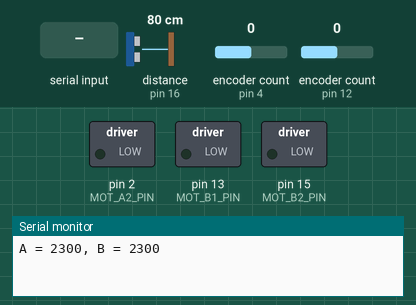
Recording of a sketch running on a simulated Arduino Uno, built with avr-gcc and run on an emulated ATmega328P. Parts: switched loads named in the sketch (green lamp = pin HIGH), the last lines printed to the serial monitor. Wiring (inferred from the names in the program): ultrasonic range finder: trigger pin 3; echo pin 16. Inputs (shaded band) come from the test bench; at power-on: distance to the obstacle (sensor on pin 16) 80 cm, encoder count (sensors on pin 4, pin 12) 0. The echo pulse lasts 58.3 µs per cm; pins used as bus, display or sensor lines are not drawn.

Above: at 1.2 s.
1.3 s: "1" received over Serial
At 10.63 s:
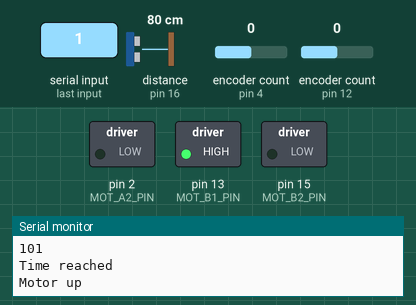
Timing chart, 0 to 12.2 s (numbered marks = the images above; inputs shaded):
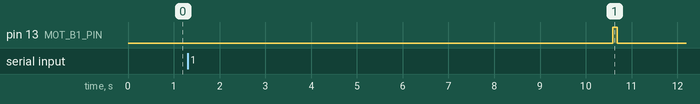

The sketch:

Bench_test_full_setup_v6.ino
```cpp
/*
 *   Works as is. Raises until -1 on encoder, raises until 500
 *   Still have memory error for chip. M+aybe the chip was killed by an encoder on the same transmission port
 *     It sent garbled data to the terminal before failing.
 *     Check this https://github.com/esp8266/Arduino/issues/770
 *     Ran chip for a while and now it is having same issue. Could be encoder position on D0? or lack of additional 5v power?
 *     Caused by trying to call the knobA.read() value too quickly. Added a 5ms delay and works great
 *   D4, GPIO2 also turns on LED when connected to encoder
 *   Error while trying to run ((knobA.read() <= -1) || (millis()-time1>9000))
 *     Could be connection pins for knobA??
 *     Switching to knobB didn't help
 *     Removing knobA.read() didn't help
 *   Got same memory error when only encoders were plugged in (D1-D4 and grounds)
 *     Switched
 *   Board wouldn't start from memory unless D4 was an output and not an input.
 *    Switched motor output for encoder input
*/
#include <Encoder.h>

/*
 NodeMCU V1.0
 Board pin names to IOs
 D0 - GPIO16
 D1 - GPIO5
 D2 - GPIO4
 D3 - GPIO0
 D4 - GPIO2 (PWM)
 3V3
 GND
 D5 - GPIO14 (PWM)
 D6 - GPIO12 (PWM)
 D7 - GPIO13
 D8 - GPIO15 (PWM)
 RX - GPIO3
 TX - GPIO1
 GND
 3V3
 A0 - ADC0
 SD3 - GPIO9
 SD2 - GPIO10
*/


// Change these pin numbers to the pins connected to your encoder.
//   Best Performance: both pins have interrupt capability
//   Good Performance: only the first pin has interrupt capability
//   Low Performance:  neither pin has interrupt capability
Encoder knobA(4, 5);      // D1, D2
Encoder knobB(12, 14);    // D5, D6   (on NodeMCU v1, D3,D4,D5,D6 work for encoder (but D4 won't allow for booting when plugged in))
//   avoid using pins with LEDs attached

// DC motor settings
const int MOT_A1_PIN = 0;  // D3
const int MOT_A2_PIN = 2;  // D4
const int MOT_B1_PIN = 13; // D7
const int MOT_B2_PIN = 15; // D8

// defines pins numbers for ultrasonic sensor
const int UltrasonicTrigPin = 3; //RX   16(worked); //D0                                      3(worked even plugged in loading);  //RX  14(worked); //D5     // 9(not working);    //SD3   3(not working);    // RX
const int UltrasonicEchoPin = 16; //D0  3(worked but can't be plugged in while loading); //RX 16(worked, wLEDon); //D0                  12(worked); //D6     // 10(not working);   //SD2   16(not working);   // D0
// defines variables for ultrasonic sensor
long duration1;
int distance1;

// Timer
unsigned long time1;
unsigned long time2;
unsigned long time3;

// Extra items
int encoder_down;
int doorA_position;
int doorB_position;
int doorA_previous_position;
int doorB_previous_position;
int door_timer;
int encoder_timer;
int encoder_timer_counter;
int reset_door_frequency;
int reset_doorA_counter;
int reset_doorB_counter;
int initialize_counter;

void setup()
{
  Serial.begin(115200); // Starts the serial communication

  // DC motor setup
  // Initialize the stepper driver control pins to output drive mode.
  pinMode(MOT_A1_PIN, OUTPUT);
  pinMode(MOT_A2_PIN, OUTPUT);
  pinMode(MOT_B1_PIN, OUTPUT);
  pinMode(MOT_B2_PIN, OUTPUT);
  // Start with drivers off, motors coasting.
  digitalWrite(MOT_A1_PIN, LOW);
  digitalWrite(MOT_A2_PIN, LOW);
  digitalWrite(MOT_B1_PIN, LOW);
  digitalWrite(MOT_B2_PIN, LOW);

  // Ultrasonic Sensor
  pinMode(UltrasonicTrigPin, OUTPUT); // Sets the trigPin as an Output
  pinMode(UltrasonicEchoPin, INPUT);  // Sets the echoPin as an Input

  // Initialize digital pin LED_BUILTIN as an output.
  //pinMode(LED_BUILTIN, OUTPUT);

  //(FIX THIS TO AVOID A POWER OUTAGE TEARING MOTOR APART)
  doorA_position = 0;     // 1=up, 0=down
  doorB_position = 0;     // 1=up, 0=down

  // extra initialize
  doorA_previous_position = abs(doorA_position-1);  // Tracks if the door position has changed and Turn motor off (must be different than initial door position)
  doorB_previous_position = abs(doorB_position-1);  // Tracks if the door position has changed and Turn motor off (must be different than initial door position)
  encoder_down = 2300;                              // Encoder reading when door is down (Previous test value = 1085)
  door_timer = 10000;                               // Time to wait between door changes (ms)
  encoder_timer = 100;                              // Check to see if the encoder is moving within this time (ms)
  encoder_timer_counter = 1;                        // Used in conjunction with encoder_timer to periodically check that the encoder is still moving
  reset_door_frequency = 3;                         // Reset door by running to max position and resetting encoder after this many door lifting events
  reset_doorA_counter = 1;                          // Used in conjunction with reset_door_frequency to reset door encoder
  reset_doorB_counter = 1;                          // Used in conjunction with reset_door_frequency to reset door encoder
  initialize_counter = 0;                           // Used to run code on the first iteration of loop()
}


// Encoder setting
long positionA = -999;
long positionB = -999;


void loop()
{
  if (initialize_counter==0) {
    if (doorA_position==0) { knobA.write(encoder_down); }
    if (doorB_position==0) { knobB.write(encoder_down); }
  }

  // Set A and B encoders
  long newA, newB;
  newA = knobA.read();
  newB = knobB.read();
  if (newA != positionA || newB != positionB) {
    Serial.print("A = ");
    Serial.print(newA);
    Serial.print(", B = ");
    Serial.print(newB);
    Serial.println();
    positionA = newA;
    positionB = newB;
  }
  // if a character is sent from the serial monitor,
  // reset both back to zero.
  if (Serial.available()) {
    Serial.read();
    Serial.println("Reset both knobs to zero");
    knobA.write(0);
    knobB.write(0);
  }

  // Check Ultrasonic sensor
  // Clears the UltrasonicTrigPin wait 5 micro seconds
  digitalWrite(UltrasonicTrigPin, LOW);
  delayMicroseconds(5);
  // Sets the trigPin on HIGH state for 10 micro seconds
  digitalWrite(UltrasonicTrigPin, HIGH);
  delayMicroseconds(10);
  digitalWrite(UltrasonicTrigPin, LOW);
  // Reads the echoPin, returns the sound wave travel time in microseconds
  duration1 = pulseIn(UltrasonicEchoPin, HIGH);
  // Calculating the distance
  distance1 = duration1 * 0.034 / 2 / 2.54;
  // Prints the distance on the Serial Monitor
  //Serial.print("Distance: ");
  //Serial.println(distance1);
  delay(250);


  // Set timer after door has been triggered
  if (doorA_previous_position!=doorA_position) {
    time2 = millis();
    doorA_previous_position=doorA_position;     // Denotes that countdown has started for next door to move
  }
  // If time has been reached to open door A
  if ((millis()-time2)>=door_timer) {
    Serial.println("Time reached");
    time1 = millis();
    encoder_timer_counter = 1;
    newA = knobA.read();

    // Door Controls
    if (doorA_position == 0) {        // If its down then take it up
      Serial.println("Motor up");
      digitalWrite(MOT_A1_PIN, HIGH);
      digitalWrite(MOT_A2_PIN, LOW);
      while (doorA_position == 0) {
        if (millis()-time1>=encoder_timer_counter*encoder_timer) {
          if (newA==knobA.read()) {
            doorA_position = 1;             // Change to show new door position before exiting loop
            break;    // If the encoder value is identical from the last encoder_timer interval exit loop and stop motor
          }
          newA = knobA.read();
          encoder_timer_counter++;    // Increment encoder
        }
        delay(2);
        if (knobA.read() <= -1) {
          if (reset_door_frequency != reset_doorA_counter) {   // If statement used to delay motor off every "reset_door_frequency" to reset encoders. Relies on the stall check above to turn off motors
            doorA_position = 1;             // Change to show new door position
          }
          if (millis()-time1>=16000) {      // Just in case the string has broken or something else that allows the pulley to continue spinning during an encoder reset, default time
            Serial.println("DoorA Time out");
            doorA_position = 1;             // Change to show new door position
          }
        }
      }
      if (reset_door_frequency <= reset_doorA_counter) {    // Because the break doesn't allow for reset_doorA_counter to increment an additional time on the final iteration this inequality is correct as written
        reset_doorA_counter = 1;          // reset counter
        Serial.println("DoorA encoder reset");
        knobA.write(0);
      }
      reset_doorA_counter++;          // Increment counter

      Serial.println("Motor Off");    // Turns off motor if the door was stopped manually or automatically
      digitalWrite(MOT_A1_PIN, LOW);
      digitalWrite(MOT_A2_PIN, LOW);
      Serial.println(millis()-time1);
    }
    else if (doorA_position == 1) {        // If its up then take it down
      Serial.println("Motor down");
      digitalWrite(MOT_A1_PIN, LOW);
      digitalWrite(MOT_A2_PIN, HIGH);
      while (doorA_position == 1) {
        if (millis()-time1>=encoder_timer_counter*encoder_timer) {
          if (newA==knobA.read()) {
            doorA_position = 0;             // Change to show new door position before exiting loop
            break;    // If the encoder value is identical from the last encoder_timer interval exit loop and stop motor
          }
          newA = knobA.read();
          encoder_timer_counter++;    // Increment encoder
        }
        delay(2);
        if ((knobA.read() >= encoder_down || (millis()-time1)>=16000)) {
          doorA_position = 0;             // Change to show new door position
        }
      }
      Serial.println("Motor Off");    // Turns off motor if the door was stopped manually or automatically
      digitalWrite(MOT_A1_PIN, LOW);
      digitalWrite(MOT_A2_PIN, LOW);
      Serial.println(millis()-time1);
    }
  }


  // Set timer after door has been triggered
  if (doorB_previous_position!=doorB_position) {
    time3 = millis();
    doorB_previous_position=doorB_position;     // Denotes that countdown has started for next door to move
  }
  // If time has been reached to open door B
  if ((millis()-time3)>=door_timer) {
    Serial.println("Time reached");
    time1 = millis();
    encoder_timer_counter = 1;
    newB = knobB.read();

    // Door Controls
    if (doorB_position == 0) {        // If its down then take it up
      Serial.println("Motor up");
      digitalWrite(MOT_B1_PIN, HIGH);
      digitalWrite(MOT_B2_PIN, LOW);
      while (doorB_position == 0) {
        if (millis()-time1>=encoder_timer_counter*encoder_timer) {
          if (newB==knobB.read()) {
            Serial.println("DoorB jam");
            doorB_position = 1;             // Change to show new door position before exiting loop
            break;    // If the encoder value is identical from the last encoder_timer interval exit loop and stop motor
          }
          Serial.print("EncoderBprevious=");
          Serial.print(newB);
          Serial.print(" EncoderBnew=");
          Serial.println(knobB.read());
          newB = knobB.read();
          encoder_timer_counter++;    // Increment encoder
        }
        delay(2);
        if (knobB.read() <= -1) {
          if (reset_door_frequency != reset_doorB_counter) {   // If statement used to delay motor off every "reset_door_frequency" to reset encoders. Relies on the stall check above to turn off motors
            Serial.println("DoorB normal exit");
            doorB_position = 1;             // Change to show new door position
          }
          if (millis()-time1>=16000) {      // Just in case the string has broken or something else that allows the pulley to continue spinning during an encoder reset, default time
            Serial.println("DoorB Time out");
            doorB_position = 1;             // Change to show new door position
          }
        }
      }
      if (reset_door_frequency <= reset_doorB_counter) {    // Because the break doesn't allow for reset_doorB_counter to increment an additional time on the final iteration this inequality is correct as written
        reset_doorB_counter = 0;      // reset counter
        Serial.println("DoorB encoder reset");
        knobB.write(0);
      }
      reset_doorB_counter++;          // Increment counter

      Serial.println("Motor Off");    // Turns off motor if the door was stopped manually or automatically
      digitalWrite(MOT_B1_PIN, LOW);
      digitalWrite(MOT_B2_PIN, LOW);
      Serial.println(millis()-time1);
    }
    else if (doorB_position == 1) {        // If its up then take it down
      Serial.println("Motor down");
      digitalWrite(MOT_B1_PIN, LOW);
      digitalWrite(MOT_B2_PIN, HIGH);
      while (doorB_position == 1) {
        if (millis()-time1>=encoder_timer_counter*encoder_timer) {
          if (newB==knobB.read()) {
            doorB_position = 0;             // Change to show new door position before exiting loop
            break;    // If the encoder value is identical from the last encoder_timer interval exit loop and stop motor
          }
          newB = knobB.read();
          encoder_timer_counter++;    // Increment encoder
        }
        delay(2);
        if ((knobB.read() >= encoder_down) || (millis()-time1)>=10000) {
          doorB_position = 0;             // Change to show new door position
        }
      }
      Serial.println("Motor Off");    // Turns off motor if the door was stopped manually or automatically
      digitalWrite(MOT_B1_PIN, LOW);
      digitalWrite(MOT_B2_PIN, LOW);
      Serial.println(millis()-time1);
    }
  }
}


/* Unused

  // if the input just went from LOW and HIGH and we've waited long enough
  // to ignore any noise on the circuit, toggle the output pin and remember
  // the time
  if (Switch_reading == HIGH && Switch_previous == LOW && millis() - Switch_time > Switch_debounce) {
    if (Switch_state == HIGH)
      Switch_state = LOW;
    else
      Switch_state = HIGH;

    Switch_time = millis();
  }
  Switch_previous = Switch_reading;

*/
/* switch
   Each time the input pin goes from LOW to HIGH (e.g. because of a push-button
   press), the output pin is toggled from LOW to HIGH or HIGH to LOW.  There's
   a minimum delay between toggles to debounce the circuit (i.e. to ignore
   noise).
   David A. Mellis (21 November 2006)
*/
/*
  int inPin = 2;         // the number of the input pin
  int outPin = 13;       // the number of the output pin

  int state = HIGH;      // the current state of the output pin
  int reading;           // the current reading from the input pin
  int previous = LOW;    // the previous reading from the input pin

  // the follow variables are long's because the time, measured in miliseconds,
  // will quickly become a bigger number than can be stored in an int.
  long time = 0;         // the last time the output pin was toggled
  long debounce = 200;   // the debounce time, increase if the output flickers

  void setup()
  {
  pinMode(inPin, INPUT);
  pinMode(outPin, OUTPUT);
  }

  void loop()
  {
  reading = digitalRead(inPin);

  // if the input just went from LOW and HIGH and we've waited long enough
  // to ignore any noise on the circuit, toggle the output pin and remember
  // the time
  if (reading == HIGH && previous == LOW && millis() - time > debounce) {
    if (state == HIGH)
      state = LOW;
    else
      state = HIGH;

    time = millis();
  }

  digitalWrite(outPin, state);

  previous = reading;
  }


  if (condition1)
  {
  // do Thing A
  }
  else if (condition2)
  {
  // do Thing B
  }
  else
  {
  // do Thing C
  }
*/
```
